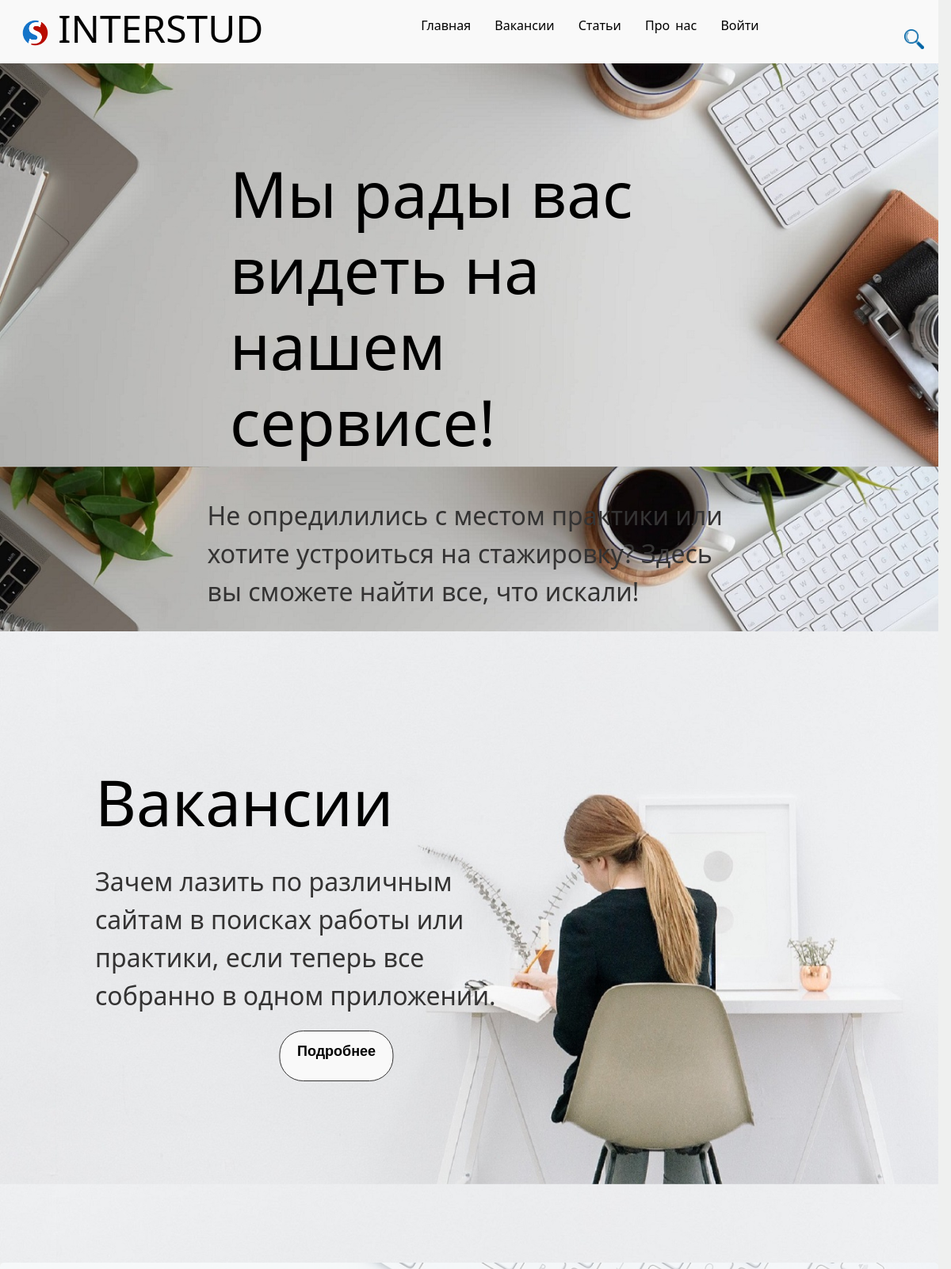
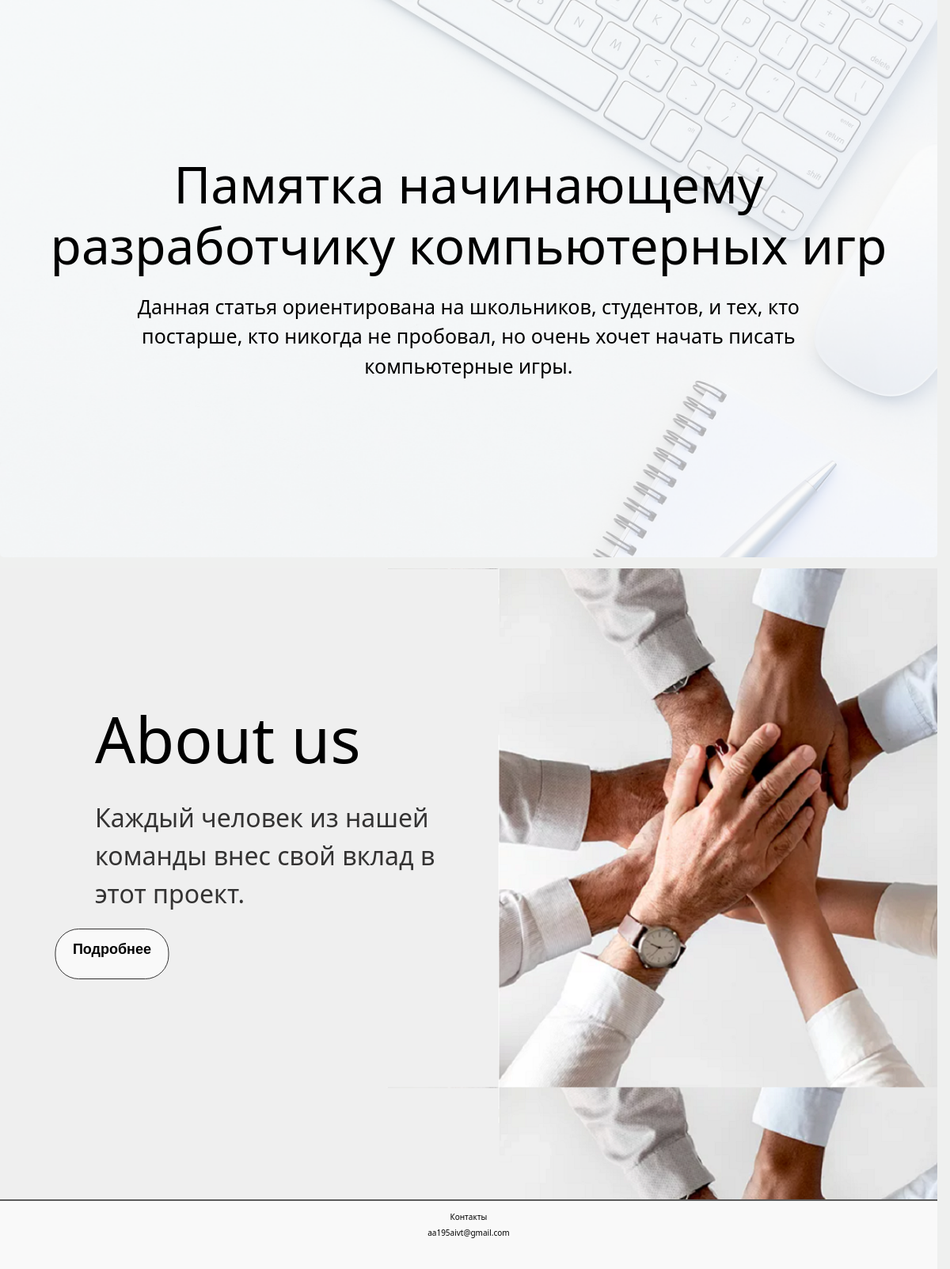
The page / on the database its author committed (2 pictures, top to bottom).
### news/models.py (models this page shows, shortened)
class Article(models.Model):
    title = models.CharField('Название', max_length=50, default='')
    anons = models.CharField('Анонс', max_length=250)
    full_text = models.TextField('Статья')
    date = models.DateTimeField('Дата публикации')

### main/views.py (the view)
# urls.py: path('', views.index, name='home'),
def index(request):
    data = {
        'title': 'Главная страница'
    }
    news = Article.objects.all()[:5]
    jobs = Job.objects.all()[:5]
    form4=Find(request.GET)
    return render(request, 'main/index.html', {'news': news, 'jobs':jobs,'form4':form4})

### main/forms.py
class Find(forms.Form):
    find=forms.CharField(label="", required=False)

### main/templates/main/index.html (shortened to what this page needs)
{% extends 'main/layout.html' %}
{% block content %}
<div class="bl1 block_index">
       <h1>Мы рады вас видеть на нашем сервисе!</h1>
       <p>Не опредилились с местом практики или хотите устроиться на стажировку? Здесь вы сможете найти все, что искали!</p>
</div>
<div class="bl2 block_index">
     <h1>Вакансии</h1>
     <p>Зачем лазить по различным сайтам в поисках работы или практики, если теперь все собранно в одном приложении.</p>
      <a href="{% url 'job_home' %}" class="btn1 button">Подробнее</a>
    </div>
  <div class="section">
    {% for el in news %}
    {% if forloop.counter <= 5 %}
        {% if forloop.counter == 1 %}
           <div class="section__item" id="img1">
        {% endif %}
            <a href="{% url 'news_detail' el.id %}">
                <h1>{{ el.title }}</h1>
                <p>{{ el.anons }}</p>
                </a>
           </div>
    {% endif %}
    {% endfor %}
</div>
<div class="bl3 block_index">
    <h1>About us</h1>
    <p>Каждый человек из нашей команды внес свой вклад в этот проект.</p>
    <a href="{% url 'about' %}" class="btn4 button">Подробнее</a>
</div>
{% endblock %}

### main/static/main/css/main.css (style rules this page uses)
* { margin: 0; padding: 0; box-sizing: border-box; }
html, body { background-color: rgb(239, 240, 239); width:98.65vw; height:100vh; }
.block_index { color: rgb(164, 165, 163); padding: 10vw; text-align: left; width: 98.65vw; height: 99.65vh; }
.bl1 { background-image: url("/media/index/gl_bl1.jpg"); background-size: 100%; }
.bl1 h1 { font-size:10vh; width: 50vw; float: center; margin-left: 18%; margin-bottom:5%; margin-top:8%; color:#000; }
.bl1 p { font-size:4vh; width: 70%; float: center; margin-left: 15%; color:rgb(52, 51, 51); }
.bl2 { background-image: url("/media/index/vac.jpg"); background-size: 100%; }
.bl2 h1 { font-size:10vh; width: 30%; float: center; margin-bottom:3%; margin-top:5%; color:#000; }
.bl2 p { font-size:4vh; width: 43vw; float: center; color:rgb(52, 51, 51); }
.bl3 { background-image: url("/media/about/we.png"); background-size: 100%; }
.bl3 h1 { font-size: 10vh; width: 30vw; float: center; margin-bottom:3%; margin-top:5%; color:#000; }
.bl3 p { font-size:4vh; width: 41vw; float: center; color:rgb(52, 51, 51); }
.section { display: flex; justify-content: flex-start; position: relative; gap: 1px; height: 90.65vh; width:98.65vw; overflow-x: auto; scroll-snap-type: x proximity; -webkit-overflow-scrolling: touch; scroll-padding: 0; margin: auto; scrollbar-width: none; }
.section__item { display: flex; justify-content: center; align-items: center; flex: 0 0 auto; width: 98.65vw; height: 89vh; scroll-snap-align: start; background-color: #f9f9f9; border-radius: 5px; text-align: center; color: black; }
.section__item h1 { color: black; font-size: 8vh; text-decoration: none !important; margin-top: 20px auto; max-width: 100vw; }
.section__item p { font-size: 25px; max-width: 80vw; margin: 20px auto; padding: auto auto 15px; color: black; }
#img1 { background-image: url("/media/index/gl_bl1.png"); background-size: 100%; }
a:hover, a:visited, a:link, a:active { text-decoration: none; color: #000; }
.button { position: relative; display: flex; justify-content:center; padding: 0px 5px 6px; margin: 20px 20px; transform: translate(-49%,0); width: 12vw; height: 8vh; text-align: center; line-height: 50px; font-size: 18px; color: rgb(52, 51, 51); font-family: sans-serif; font-weight: bold; text-decoration:none; box-sizing: border-box; background: #f9f9f9; background-size: 400%; border: 1px solid rgb(52, 51, 51); border-radius: 30px; z-index: 1; }
.button:before, .button_dop:before { content: ""; position: absolute; top: -5px; right: -5px; bottom: -5px; left: -5px; z-index: -1; background: linear-gradient(90deg, #FEFFFF, #A7CECC); background-size: 400%; border-radius: 40px; opacity: 0; transition: .5s; }
.btn1 { left:30%; }

### rows shown on the page
Article: title "Памятка начинающему разработчику компьютерных игр", anons "Данная статья ориентирована на школьников, студентов, и тех, кто постарше, кто никогда не пробовал, но очень хочет начать писать компьютерные игры."
